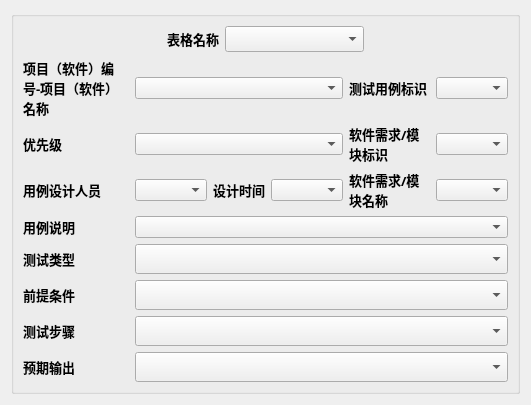
<?xml version="1.0" encoding="UTF-8"?>
<ui version="4.0">
 <class>Form</class>
 <widget class="QWidget" name="Form">
  <property name="geometry">
   <rect>
    <x>0</x>
    <y>0</y>
    <width>531</width>
    <height>405</height>
   </rect>
  </property>
  <property name="windowTitle">
   <string>Form</string>
  </property>
  <layout class="QGridLayout" name="gridLayout_5">
   <item row="0" column="0">
    <widget class="QGroupBox" name="groupBox">
     <property name="title">
      <string/>
     </property>
     <layout class="QGridLayout" name="gridLayout_3">
      <item row="0" column="0">
       <layout class="QGridLayout" name="gridLayout_2">
        <item row="0" column="0">
         <spacer name="horizontalSpacer">
          <property name="orientation">
           <enum>Qt::Horizontal</enum>
          </property>
          <property name="sizeType">
           <enum>QSizePolicy::Minimum</enum>
          </property>
          <property name="sizeHint" stdset="0">
           <size>
            <width>120</width>
            <height>20</height>
           </size>
          </property>
         </spacer>
        </item>
        <item row="0" column="1">
         <widget class="QLabel" name="label">
          <property name="sizePolicy">
           <sizepolicy hsizetype="Preferred" vsizetype="Maximum">
            <horstretch>0</horstretch>
            <verstretch>0</verstretch>
           </sizepolicy>
          </property>
          <property name="maximumSize">
           <size>
            <width>65</width>
            <height>35</height>
           </size>
          </property>
          <property name="font">
           <font>
            <family>Agency FB</family>
            <pointsize>10</pointsize>
            <weight>75</weight>
            <bold>true</bold>
           </font>
          </property>
          <property name="text">
           <string>表格名称</string>
          </property>
         </widget>
        </item>
        <item row="0" column="2">
         <widget class="QComboBox" name="comboBox_tableName">
          <property name="sizePolicy">
           <sizepolicy hsizetype="Preferred" vsizetype="Maximum">
            <horstretch>0</horstretch>
            <verstretch>0</verstretch>
           </sizepolicy>
          </property>
          <property name="maximumSize">
           <size>
            <width>16777215</width>
            <height>35</height>
           </size>
          </property>
          <property name="font">
           <font>
            <family>Agency FB</family>
            <pointsize>10</pointsize>
            <weight>75</weight>
            <bold>true</bold>
           </font>
          </property>
         </widget>
        </item>
        <item row="0" column="3">
         <spacer name="horizontalSpacer_2">
          <property name="orientation">
           <enum>Qt::Horizontal</enum>
          </property>
          <property name="sizeType">
           <enum>QSizePolicy::Minimum</enum>
          </property>
          <property name="sizeHint" stdset="0">
           <size>
            <width>120</width>
            <height>20</height>
           </size>
          </property>
         </spacer>
        </item>
        <item row="1" column="0" colspan="4">
         <layout class="QGridLayout" name="gridLayout">
          <item row="0" column="0">
           <widget class="QLabel" name="label_ProjectName">
            <property name="font">
             <font>
              <family>Agency FB</family>
              <pointsize>10</pointsize>
              <weight>75</weight>
              <bold>true</bold>
             </font>
            </property>
            <property name="text">
             <string>项目（软件）编号-项目（软件）名称</string>
            </property>
            <property name="textFormat">
             <enum>Qt::AutoText</enum>
            </property>
            <property name="scaledContents">
             <bool>false</bool>
            </property>
            <property name="wordWrap">
             <bool>true</bool>
            </property>
           </widget>
          </item>
          <item row="0" column="1" colspan="3">
           <widget class="QComboBox" name="comboBox_ProjectName"/>
          </item>
          <item row="0" column="4">
           <widget class="QLabel" name="label_TestNumber">
            <property name="font">
             <font>
              <family>Agency FB</family>
              <pointsize>10</pointsize>
              <weight>75</weight>
              <bold>true</bold>
             </font>
            </property>
            <property name="text">
             <string>测试用例标识</string>
            </property>
            <property name="wordWrap">
             <bool>true</bool>
            </property>
           </widget>
          </item>
          <item row="0" column="5">
           <widget class="QComboBox" name="comboBox_TestNumber"/>
          </item>
          <item row="1" column="0">
           <widget class="QLabel" name="label_priority">
            <property name="font">
             <font>
              <family>Agency FB</family>
              <pointsize>10</pointsize>
              <weight>75</weight>
              <bold>true</bold>
             </font>
            </property>
            <property name="text">
             <string>优先级</string>
            </property>
           </widget>
          </item>
          <item row="1" column="1" colspan="3">
           <widget class="QComboBox" name="comboBox_priority"/>
          </item>
          <item row="1" column="4">
           <widget class="QLabel" name="label_requirementNumber">
            <property name="font">
             <font>
              <family>Agency FB</family>
              <pointsize>10</pointsize>
              <weight>75</weight>
              <bold>true</bold>
             </font>
            </property>
            <property name="text">
             <string>软件需求/模块标识</string>
            </property>
            <property name="wordWrap">
             <bool>true</bool>
            </property>
           </widget>
          </item>
          <item row="1" column="5">
           <widget class="QComboBox" name="comboBox_requirementNumber"/>
          </item>
          <item row="2" column="0">
           <widget class="QLabel" name="label_designer">
            <property name="font">
             <font>
              <family>Agency FB</family>
              <pointsize>10</pointsize>
              <weight>75</weight>
              <bold>true</bold>
             </font>
            </property>
            <property name="text">
             <string>用例设计人员</string>
            </property>
           </widget>
          </item>
          <item row="2" column="1">
           <widget class="QComboBox" name="comboBox_designer"/>
          </item>
          <item row="2" column="2">
           <widget class="QLabel" name="label_designTime">
            <property name="font">
             <font>
              <family>Agency FB</family>
              <pointsize>10</pointsize>
              <weight>75</weight>
              <bold>true</bold>
             </font>
            </property>
            <property name="text">
             <string>设计时间</string>
            </property>
           </widget>
          </item>
          <item row="2" column="3">
           <widget class="QComboBox" name="comboBox_designTime"/>
          </item>
          <item row="2" column="4">
           <widget class="QLabel" name="label_requirementModel">
            <property name="font">
             <font>
              <family>Agency FB</family>
              <pointsize>10</pointsize>
              <weight>75</weight>
              <bold>true</bold>
             </font>
            </property>
            <property name="text">
             <string>软件需求/模块名称</string>
            </property>
            <property name="wordWrap">
             <bool>true</bool>
            </property>
           </widget>
          </item>
          <item row="2" column="5">
           <widget class="QComboBox" name="comboBox_requirementModel"/>
          </item>
          <item row="3" column="0">
           <widget class="QLabel" name="label_TestName">
            <property name="font">
             <font>
              <family>Agency FB</family>
              <pointsize>10</pointsize>
              <weight>75</weight>
              <bold>true</bold>
             </font>
            </property>
            <property name="text">
             <string>用例说明</string>
            </property>
            <property name="wordWrap">
             <bool>true</bool>
            </property>
           </widget>
          </item>
          <item row="3" column="1" colspan="5">
           <widget class="QComboBox" name="comboBox_TestName"/>
          </item>
          <item row="4" column="0">
           <widget class="QLabel" name="label_TestType">
            <property name="font">
             <font>
              <family>Agency FB</family>
              <pointsize>10</pointsize>
              <weight>75</weight>
              <bold>true</bold>
             </font>
            </property>
            <property name="text">
             <string>测试类型</string>
            </property>
           </widget>
          </item>
          <item row="4" column="1" colspan="5">
           <widget class="QComboBox" name="comboBox_TestType">
            <property name="minimumSize">
             <size>
              <width>0</width>
              <height>30</height>
             </size>
            </property>
           </widget>
          </item>
          <item row="5" column="0">
           <widget class="QLabel" name="label_condition">
            <property name="font">
             <font>
              <family>Agency FB</family>
              <pointsize>10</pointsize>
              <weight>75</weight>
              <bold>true</bold>
             </font>
            </property>
            <property name="text">
             <string>前提条件</string>
            </property>
           </widget>
          </item>
          <item row="5" column="1" colspan="5">
           <widget class="QComboBox" name="comboBox_condition">
            <property name="minimumSize">
             <size>
              <width>0</width>
              <height>30</height>
             </size>
            </property>
           </widget>
          </item>
          <item row="6" column="0">
           <widget class="QLabel" name="label_TestStep">
            <property name="font">
             <font>
              <family>Agency FB</family>
              <pointsize>10</pointsize>
              <weight>75</weight>
              <bold>true</bold>
             </font>
            </property>
            <property name="text">
             <string>测试步骤</string>
            </property>
           </widget>
          </item>
          <item row="6" column="1" colspan="5">
           <widget class="QComboBox" name="comboBox_TestStep">
            <property name="minimumSize">
             <size>
              <width>0</width>
              <height>30</height>
             </size>
            </property>
           </widget>
          </item>
          <item row="7" column="0">
           <widget class="QLabel" name="label_expected">
            <property name="font">
             <font>
              <family>Agency FB</family>
              <pointsize>10</pointsize>
              <weight>75</weight>
              <bold>true</bold>
             </font>
            </property>
            <property name="text">
             <string>预期输出</string>
            </property>
           </widget>
          </item>
          <item row="7" column="1" colspan="5">
           <widget class="QComboBox" name="comboBox_expected">
            <property name="minimumSize">
             <size>
              <width>0</width>
              <height>30</height>
             </size>
            </property>
           </widget>
          </item>
         </layout>
        </item>
       </layout>
      </item>
     </layout>
    </widget>
   </item>
  </layout>
 </widget>
 <resources/>
 <connections/>
</ui>
